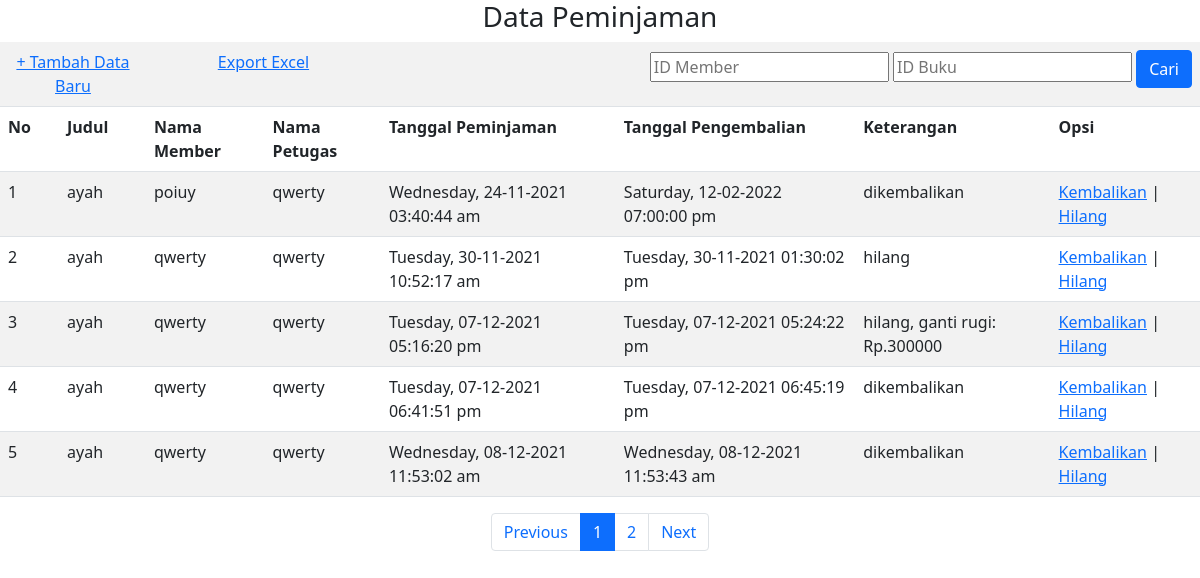
Screenshot of /perpustakaan/Peminjaman/indexPeminjaman.php with the database file from the repository.
### tables this page shows
CREATE TABLE `tb_peminjaman` (
  `idPeminjaman` int(11) NOT NULL,
  `idMember` varchar(20) NOT NULL,
  `idBuku` varchar(20) NOT NULL,
  `idPetugas` varchar(20) NOT NULL,
  `tanggalPeminjaman` varchar(50) NOT NULL,
  `tanggalPengembalian` varchar(50) DEFAULT '-',
  `keterangan` text NOT NULL
);

CREATE TABLE `tb_buku` (
  `idBuku` int(11) NOT NULL,
  `judul` varchar(50) NOT NULL,
  `pengarang` varchar(50) NOT NULL,
  `penerbit` varchar(50) NOT NULL,
  `tahunTerbit` varchar(4) NOT NULL,
  `harga` int(12) NOT NULL,
  `sinopsis` text NOT NULL,
  `gambar` text NOT NULL,
  `stok` int(11) NOT NULL
);

CREATE TABLE `tb_member` (
  `idMember` int(12) NOT NULL,
  `namaMember` varchar(30) NOT NULL,
  `alamat` text NOT NULL,
  `telepon` varchar(15) NOT NULL,
  `username` varchar(20) NOT NULL,
  `password` varchar(20) NOT NULL
);

CREATE TABLE `tb_petugas` (
  `idPetugas` varchar(20) NOT NULL,
  `nama` varchar(30) NOT NULL,
  `username` varchar(20) NOT NULL,
  `password` varchar(20) NOT NULL
);

### perpustakaan/Peminjaman/indexPeminjaman.php (the view, shortened to what this page needs)
<!DOCTYPE html>
<html>
<head>
	<link href="https://cdn.jsdelivr.net/npm/bootstrap@5.1.3/dist/css/bootstrap.min.css" rel="stylesheet">
</head>
<body>
	<h3 align="center">Data Peminjaman</h3>
	<table class="table table-striped table-hover">
		<tr>
			<td colspan="2" align="center">
				<a class="tombol" href="addPeminjaman.php">+ Tambah Data Baru</a>
			</td>
			<td colspan="2" align="center">
				<a href="../exportLaporan.php">Export Excel</a>
			</td>
			<td colspan="4" align="right">
				<form action="indexPeminjaman.php" method="post">
					<input type="text" name="cr1" placeholder="ID Member">
					<input type="text" name="cr2" placeholder="ID Buku">
					<input class="btn btn-primary" type="submit" name="cari" value="Cari">
				</form>
			</td>
		</tr>
		<tr>
			<th>No</th>
			<th>Judul</th>
			<th>Nama Member</th>
			<th>Nama Petugas</th>
			<th>Tanggal Peminjaman</th>
			<th>Tanggal Pengembalian</th>
			<th>Keterangan</th>
			<th>Opsi</th>
		</tr>
		<?php
		include "../config.php";
		$batas = 5;
		$halaman = isset($_GET['halaman']) ? (int)$_GET['halaman'] : 1;
		$halaman_awal = ($halaman > 1) ? ($halaman * $batas) - $batas : 0;
		$previous = $halaman - 1;
		$next = $halaman + 1;
		$data = mysqli_query($mysqli, "select * from tb_peminjaman");
		$jumlah_data = mysqli_num_rows($data);
		$total_halaman = ceil($jumlah_data / $batas);
		if (isset($_POST['cari'])) {
			$idm = $_POST['cr1'];
			$idb = $_POST['cr2'];
			if ($idm != "" || $idb != "") {
				$sql = mysqli_query($mysqli, "SELECT * FROM tb_peminjaman p join tb_member m on p.idMember=m.idMember join tb_buku b on p.idBuku=b.idBuku join tb_petugas pt on p.idPetugas=pt.idPetugas where p.idBuku like '%$idb%' and p.idMember like '%$idm%' limit $halaman_awal, $batas");
			} else {
				$sql = mysqli_query($mysqli, "SELECT * FROM tb_peminjaman p join tb_member m on p.idMember=m.idMember join tb_buku b on p.idBuku=b.idBuku join tb_petugas pt on p.idPetugas=pt.idPetugas limit $halaman_awal, $batas");
			}
		} else {
			$sql = mysqli_query($mysqli, "SELECT * FROM tb_peminjaman p join tb_member m on p.idMember=m.idMember join tb_buku b on p.idBuku=b.idBuku join tb_petugas pt on p.idPetugas=pt.idPetugas limit $halaman_awal, $batas");
		}
		$nomor = 1;
		while ($data = mysqli_fetch_array($sql)) {
		?>
			<tr>
				<td><?php echo $nomor++; ?></td>
				<td><?php echo $data['judul']; ?></td>
				<td><?php echo $data['namaMember']; ?></td>
				<td><?php echo $data['nama']; ?></td>
				<td><?php echo $data['tanggalPeminjaman']; ?></td>
				<td><?php echo $data['tanggalPengembalian']; ?></td>
				<td><?php echo $data['keterangan']; ?></td>
				<td>
					<a href="editPeminjaman.php?id=<?php echo $data['idPeminjaman']; ?>&idb=<?php echo $data['idBuku']; ?>&&status=kembali">Kembalikan</a> |
					<a href="editPeminjaman.php?id=<?php echo $data['idPeminjaman']; ?>&status=hilang">Hilang</a>
				</td>
			</tr>
		<?php } ?>
	</table>
	<nav>
		<ul class="pagination justify-content-center">
			<li class="page-item">
				<a class="page-link" <?php if ($halaman > 1) {
											echo "href='?halaman=$previous'";
										} ?>>Previous</a>
			</li>
			<?php
			for ($x = 1; $x <= $total_halaman; $x++) {
				if ($x != $halaman) {
					echo "<li class='page-item'><a class='page-link' href='?halaman=$x'>$x</a></li>";
				} else {
					echo "<li class='page-item active'><a class='page-link' href='#'>$x </a></li>";
				}
			}
			?>
			<li class="page-item">
				<a class="page-link" <?php if ($halaman < $total_halaman) {
											echo "href='?halaman=$next'";
										} ?>>Next</a>
			</li>
		</ul>
	</nav>
</body>
</html>

### rows the page displays
tb_peminjaman: idBuku.judul "ayah", idMember.namaMember "poiuy", idPetugas.nama "qwerty", tanggalPeminjaman "Wednesday, 24-11-2021 03:40:44 am", tanggalPengembalian "Saturday, 12-02-2022 07:00:00 pm", keterangan "dikembalikan"
tb_peminjaman: idBuku.judul "ayah", idMember.namaMember "qwerty", idPetugas.nama "qwerty", tanggalPeminjaman "Tuesday, 30-11-2021 10:52:17 am", tanggalPengembalian "Tuesday, 30-11-2021 01:30:02 pm", keterangan "hilang"
tb_peminjaman: idBuku.judul "ayah", idMember.namaMember "qwerty", idPetugas.nama "qwerty", tanggalPeminjaman "Tuesday, 07-12-2021 05:16:20 pm", tanggalPengembalian "Tuesday, 07-12-2021 05:24:22 pm", keterangan "hilang, ganti rugi: Rp.300000"
tb_peminjaman: idBuku.judul "ayah", idMember.namaMember "qwerty", idPetugas.nama "qwerty", tanggalPeminjaman "Tuesday, 07-12-2021 06:41:51 pm", tanggalPengembalian "Tuesday, 07-12-2021 06:45:19 pm", keterangan "dikembalikan"
tb_peminjaman: idBuku.judul "ayah", idMember.namaMember "qwerty", idPetugas.nama "qwerty", tanggalPeminjaman "Wednesday, 08-12-2021 11:53:02 am", tanggalPengembalian "Wednesday, 08-12-2021 11:53:43 am", keterangan "dikembalikan"
